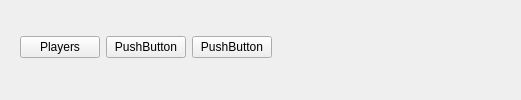
<?xml version="1.0" encoding="UTF-8"?>
<ui version="4.0">
 <class>TopMenuBar</class>
 <widget class="QWidget" name="TopMenuBar">
  <property name="geometry">
   <rect>
    <x>0</x>
    <y>0</y>
    <width>521</width>
    <height>100</height>
   </rect>
  </property>
  <property name="windowTitle">
   <string>Form</string>
  </property>
  <widget class="QWidget" name="gridLayoutWidget">
   <property name="geometry">
    <rect>
     <x>0</x>
     <y>0</y>
     <width>521</width>
     <height>94</height>
    </rect>
   </property>
   <layout class="QGridLayout" name="gridLayout">
    <item row="1" column="1">
     <widget class="QPushButton" name="playersButton">
      <property name="focusPolicy">
       <enum>Qt::NoFocus</enum>
      </property>
      <property name="text">
       <string>Players</string>
      </property>
      <property name="flat">
       <bool>false</bool>
      </property>
     </widget>
    </item>
    <item row="0" column="1">
     <spacer name="topMenuBarTopVSpacer">
      <property name="orientation">
       <enum>Qt::Vertical</enum>
      </property>
      <property name="sizeType">
       <enum>QSizePolicy::Fixed</enum>
      </property>
      <property name="sizeHint" stdset="0">
       <size>
        <width>20</width>
        <height>10</height>
       </size>
      </property>
     </spacer>
    </item>
    <item row="2" column="1">
     <spacer name="topMenuBarBottomVSpacer">
      <property name="orientation">
       <enum>Qt::Vertical</enum>
      </property>
      <property name="sizeType">
       <enum>QSizePolicy::Fixed</enum>
      </property>
      <property name="sizeHint" stdset="0">
       <size>
        <width>20</width>
        <height>10</height>
       </size>
      </property>
     </spacer>
    </item>
    <item row="1" column="0">
     <spacer name="topMenuBarLeftHSpacer">
      <property name="orientation">
       <enum>Qt::Horizontal</enum>
      </property>
      <property name="sizeType">
       <enum>QSizePolicy::Fixed</enum>
      </property>
      <property name="sizeHint" stdset="0">
       <size>
        <width>20</width>
        <height>20</height>
       </size>
      </property>
     </spacer>
    </item>
    <item row="1" column="2">
     <widget class="QPushButton" name="pushButton_2">
      <property name="focusPolicy">
       <enum>Qt::NoFocus</enum>
      </property>
      <property name="text">
       <string>PushButton</string>
      </property>
     </widget>
    </item>
    <item row="1" column="3">
     <widget class="QPushButton" name="pushButton_3">
      <property name="cursor">
       <cursorShape>BlankCursor</cursorShape>
      </property>
      <property name="focusPolicy">
       <enum>Qt::NoFocus</enum>
      </property>
      <property name="text">
       <string>PushButton</string>
      </property>
     </widget>
    </item>
    <item row="1" column="4">
     <spacer name="topMenuBarRightHSpacer">
      <property name="orientation">
       <enum>Qt::Horizontal</enum>
      </property>
      <property name="sizeHint" stdset="0">
       <size>
        <width>40</width>
        <height>20</height>
       </size>
      </property>
     </spacer>
    </item>
   </layout>
  </widget>
 </widget>
 <resources/>
 <connections/>
</ui>
